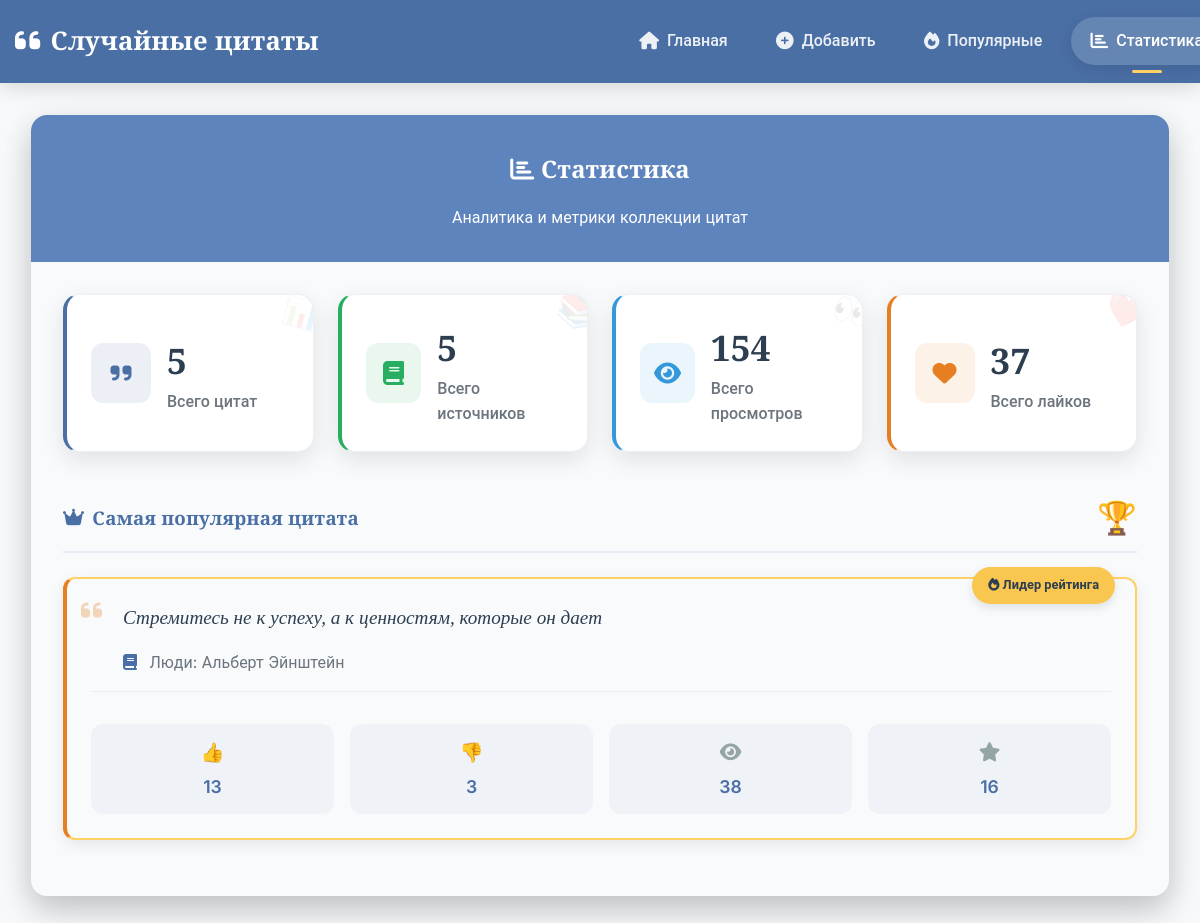
The app's page /dashboard/, older data.
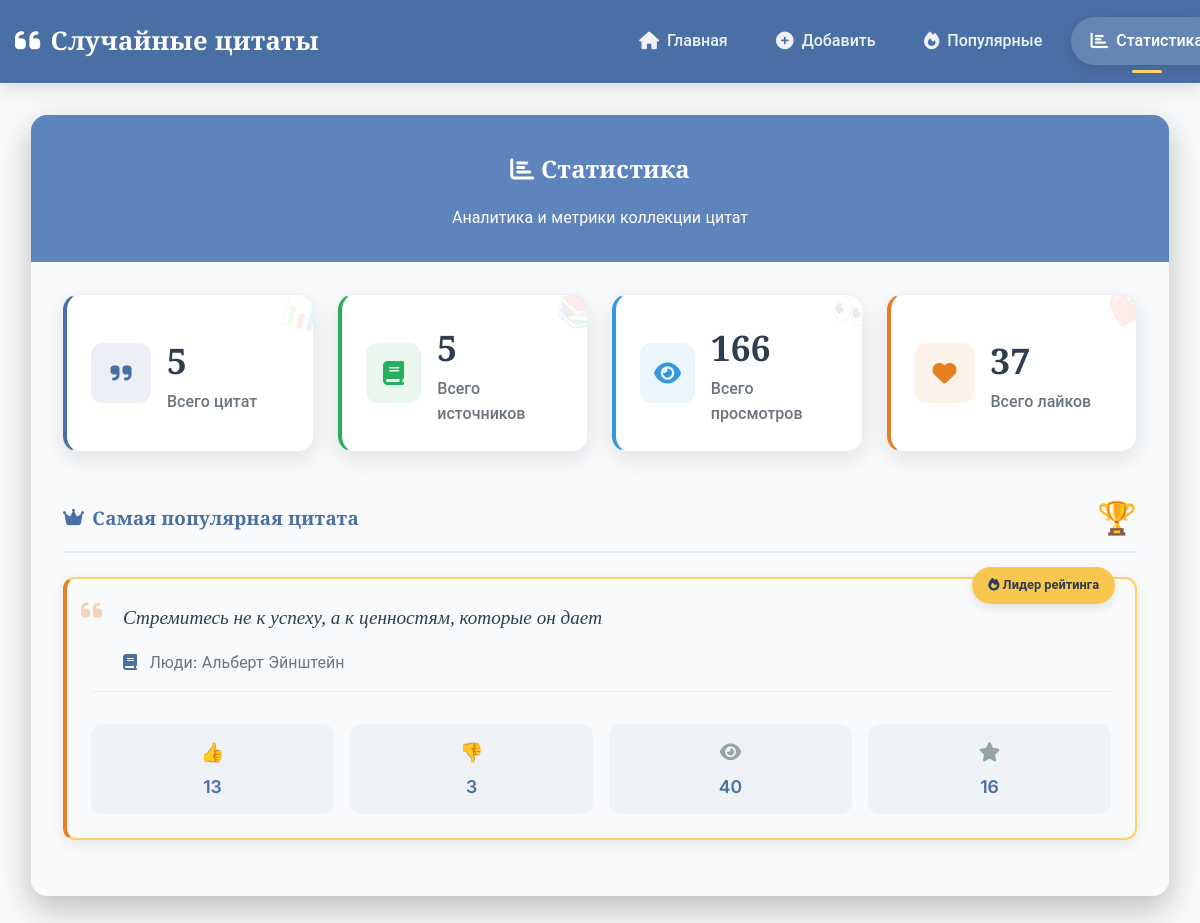
The same page, newer data.
### quotes/models.py (models this page shows, shortened)
class Quote(models.Model):
    text = models.TextField(verbose_name="Текст цитаты")
    source = models.ForeignKey(Source, on_delete=models.CASCADE, verbose_name="Источник")
    weight = models.PositiveIntegerField(default=1, verbose_name="Вес")
    views = models.PositiveIntegerField(default=0, verbose_name="Просмотры")
    likes = models.PositiveIntegerField(default=0, verbose_name="Лайки")
    dislikes = models.PositiveIntegerField(default=0, verbose_name="Дизлайки")
    created_at = models.DateTimeField(auto_now_add=True)
    updated_at = models.DateTimeField(auto_now=True)
    class Meta:
        unique_together = ['text', 'source']

class Source(models.Model):
    TYPE_CHOICES = [
        ('movie', 'Фильм'),
        ('book', 'Книга'),
        ('series', 'Сериал'),
        ('game', 'Игра'),
        ('person', 'Люди'),
        ('other', 'Другое'),
    ]
    name = models.CharField(max_length=200, verbose_name="Название")
    type = models.CharField(max_length=20, choices=TYPE_CHOICES, verbose_name="Тип")
    created_at = models.DateTimeField(auto_now_add=True)
    class Meta:
        unique_together = ['name', 'type']
    def __str__(self):
        return f"{self.get_type_display()}: {self.name}"

### quotes/views.py (the view)
# urls.py: path('dashboard/', views.dashboard, name='dashboard'),
def dashboard(request):
    quotes = Quote.objects.all()
    stats = {
        'total_quotes': quotes.count(),
        'total_sources': Source.objects.count(),
        'total_views': quotes.aggregate(total=Sum('views'))['total'] or 0,
        'total_likes': quotes.aggregate(total=Sum('likes'))['total'] or 0,
        'total_dislikes': quotes.aggregate(total=Sum('dislikes'))['total'] or 0,
        'most_popular': quotes.annotate(
            popularity=F('likes') - F('dislikes')
        ).order_by('-popularity').first(),
        'most_viewed': quotes.order_by('-views').first(),
    }
    return render(request, 'quotes/dashboard.html', {'stats': stats})

### quotes/templates/quotes/dashboard.html (shortened to what the changed rows need)
{% extends 'quotes/base.html' %}
{% block content %}
<div class="quote-container">
    <div class="quote-card fade-in">
        <div class="card-header text-center">
            <h2><i class="fas fa-chart-bar"></i> Статистика</h2>
        </div>
        <div class="card-body">
            <div class="stats-grid">
                <div class="stat-card stat-card-info">
                    <div class="stat-content">
                        <h3>{{ stats.total_views }}</h3>
                        <p>Всего просмотров</p>
                    </div>
                </div>
            </div>
            {% if stats.most_popular %}
            <div class="popular-quote fade-in" style="animation-delay: 0.3s">
                <div class="section-header">
                    <h3><i class="fas fa-crown"></i> Самая популярная цитата</h3>
                    <div class="trophy-badge">🏆</div>
                </div>
                <div class="quote-item featured">
                    <div class="quote-content">
                        <div class="quote-text">
                            <i class="fas fa-quote-left quote-icon"></i>
                            <p>{{ stats.most_popular.text }}</p>
                        </div>
                        <div class="quote-source">
                            <i class="fas fa-book"></i>
                            {{ stats.most_popular.source }}
                        </div>
                    </div>
                    <div class="quote-stats">
                        <div class="stats-mini-grid">
                            <div class="stats-mini">
                                <span class="stats-mini-icon">👍</span>
                                <span class="stats-mini-value">{{ stats.most_popular.likes }}</span>
                            </div>
                            <div class="stats-mini">
                                <span class="stats-mini-icon">👎</span>
                                <span class="stats-mini-value">{{ stats.most_popular.dislikes }}</span>
                            </div>
                            <div class="stats-mini">
                                <span class="stats-mini-icon"><i class="fas fa-eye"></i></span>
                                <span class="stats-mini-value">{{ stats.most_popular.views }}</span>
                            </div>
                            <div class="stats-mini">
                                <span class="stats-mini-icon"><i class="fas fa-star"></i></span>
                                <span class="stats-mini-value">{{ stats.most_popular.likes|add:stats.most_popular.dislikes }}</span>
                            </div>
                        </div>
                    </div>
                    <div class="featured-badge">
                        <i class="fas fa-fire"></i>
                        Лидер рейтинга
                    </div>
                </div>
            </div>
            {% endif %}
        </div>
    </div>
</div>
{% endblock%}

Row changes from the older to the newer data that the page shows:
changed Quote "Стремитесь не к успеху, а к ценностям, которые он дает": most_popular.views "38" → "40"
Text that changed along with them:
{{ stats.total_views }}: "154" → "166"
